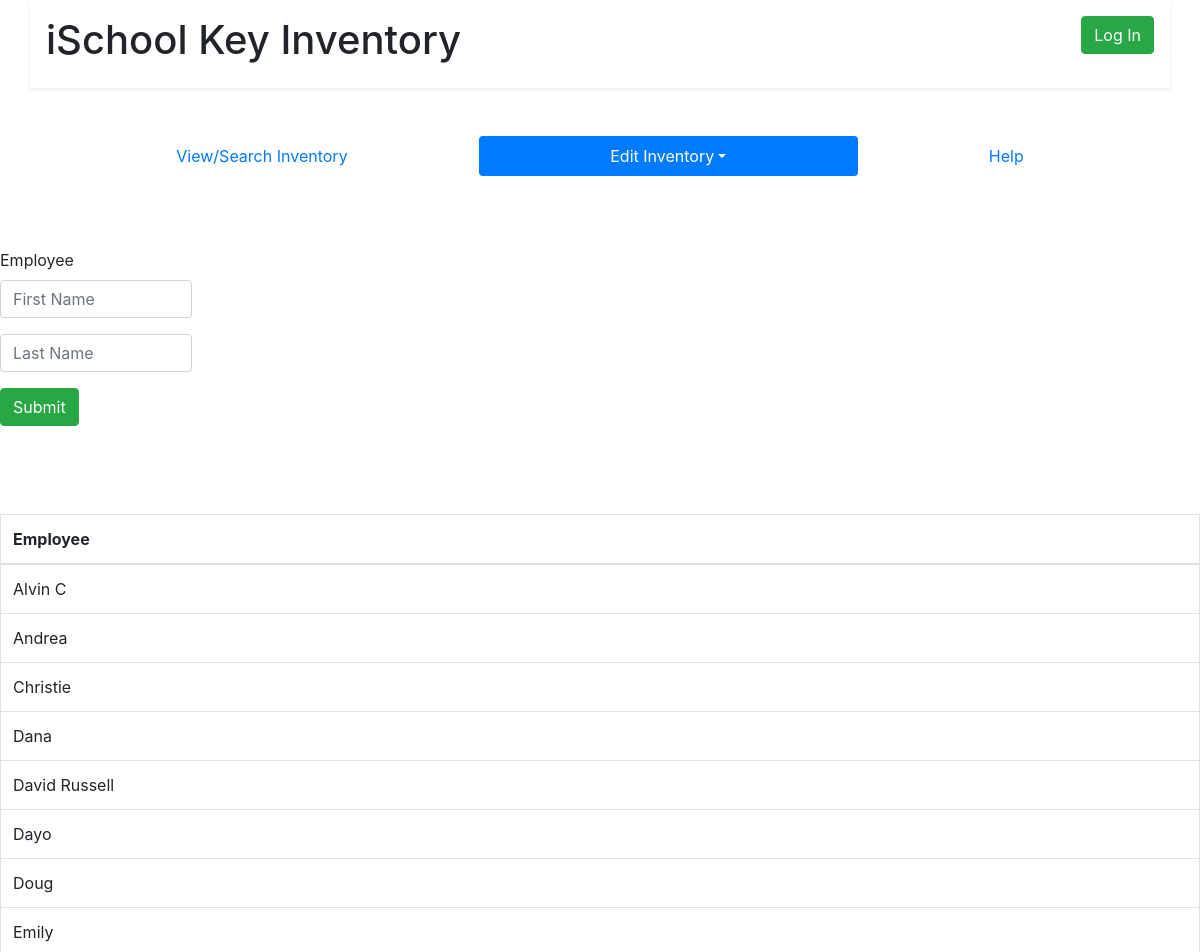
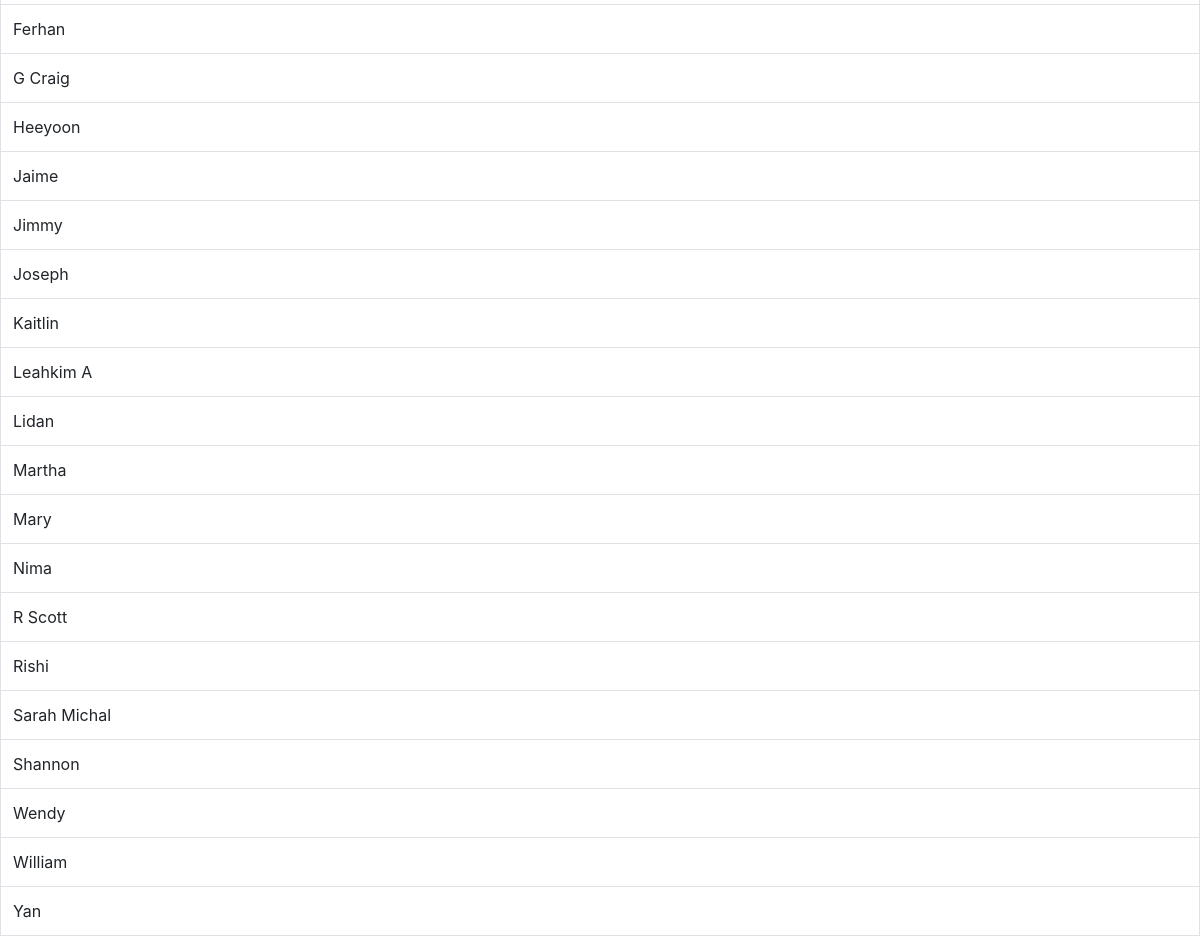
The page /php/addPeople.php on the database its author committed (2 pictures, top to bottom).
### tables this page shows
CREATE TABLE `People` (
  `id_names` int(11) NOT NULL AUTO_INCREMENT,
  `First_name` varchar(45) NOT NULL,
  `Last_name` varchar(45) DEFAULT NULL,
  PRIMARY KEY (`id_names`)
);

### php/addPeople.php (the view, shortened to what this page needs)
<!DOCTYPE HTML>
<html>
<head>
<link rel="stylesheet" href="https://stackpath.bootstrapcdn.com/bootstrap/4.1.3/css/bootstrap.min.css">
<?php
$e = "select * from People order by First_name, Last_name";
$config = parse_ini_file('php.ini');
$conn = mysqli_connect($config['servername'], $config['username'], $config['password'], $config['dbname'], $config['port']);
$result = $conn->query($e);
$row = null;
?>
</head>
<body>
  <div class="container shadow-sm p-3 mb-5 bg-white rounded">
      <div class="row">
        <div class="col">
        <h1>iSchool Key Inventory</h1>
        </div>
        <div class="col">
        <button class="float-md-right btn btn-success">Log In</button>
        </div>
        </div>
      </div>
      <div class="container">
        <ul class="nav nav-pills nav-fill">
          <li class="nav-item">
            <a class="nav-link" href="viewInventory.php">View/Search Inventory</a>
          </li>
          <li class="nav-item dropdown">
            <a class="nav-link dropdown-toggle active" data-toggle="dropdown" href="#" role="button" aria-haspopup="true" aria-expanded="false">Edit Inventory</a>
          </li>
          <li class="nav-item">
            <a class="nav-link" href="help.php">Help</a>
          </li>
        </ul>
      </div>
<br><br><br>
<div>
  <form method="post" action="savePeople.php">
    <div class="form-row">
      <div class="form-group col-md-2">
		<label>Employee</label>
          			<div class="form-group">
						<input type="text" onchange="validText(this.value, this.name)" class="form-control" name="First_name" id="First_name" placeholder="First Name" value="<?=$row['First_name']?>" required="required">
					</div>
					<div class="form-group">
						<input type="text" onchange="validText(this.value, this.name)" class="form-control" name="Last_name" id="Last_name" placeholder="Last Name" value="<?=$row['Last_name']?>" required="required">
					</div>
    <button type="submit" class="btn btn-success" value="submit" name="submit" id="submit">Submit</button>
  </div>
</div>
  </form>
<br><br><br>
<section>
<div>
	<?php if ($result): ?>
  <table class="table table-bordered">
    <thead>
      <tr>
        <th>Employee</th>
      </tr>
    </thead>
    <tbody>
      <?php foreach($result as $r): ?>
      <tr>
        <td><a><?=$r['First_name'] . " " . $r['Last_name']?></a></td>
      </tr>
      <?php endforeach ?>
    </tbody>
  </table>
  <?php else: ?>
        		<p>No Records</p>
      		<?php endif ?>
  </div>
  </section>
</div>
</body>
</html>

### rows shown on the page
people: First_name "Alvin", Last_name "C"
people: First_name "Andrea"
people: First_name "Christie"
people: First_name "Dana"
people: First_name "David", Last_name "Russell"
people: First_name "Dayo"
people: First_name "Doug"
people: First_name "Emily"
people: First_name "Ferhan"
people: First_name "G", Last_name "Craig"
people: First_name "Heeyoon"
people: First_name "Jaime"
people: First_name "Jimmy"
people: First_name "Joseph"
people: First_name "Kaitlin"
people: First_name "Leahkim", Last_name "A"
people: First_name "Lidan"
people: First_name "Martha"
people: First_name "Mary"
people: First_name "Nima"
people: First_name "R", Last_name "Scott"
people: First_name "Rishi"
people: First_name "Sarah", Last_name "Michal"
people: First_name "Shannon"
people: First_name "Wendy"
people: First_name "William"
people: First_name "Yan"
